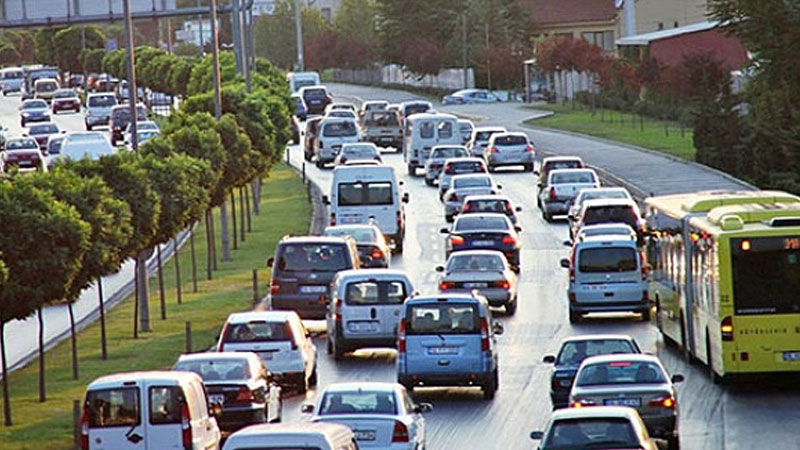
#> input picture Bölüm 7 Evrişimsel Sinir Ağları ile Nesne Tespiti/SSD/img1.jpg, 800 x 450 px, found by its file name
$ python 9_Goruntu_Esikleme.py
#> lines starting #> are read from the running program, lines starting #| are printed output that depends on the picture; after the words box and inside, x2 and y2 are one past the last pixel; in counts of white or black regions, pixels touching at a corner belong together
import cv2
import matplotlib.pyplot as plt

# resmi içeri aktar
img = cv2.imread("img1.jpg")
#> img is the input picture: shape (450, 800, 3); mean B, G, R 108.7, 113.3, 111.6
img = cv2.cvtColor(img,cv2.COLOR_BGR2GRAY)
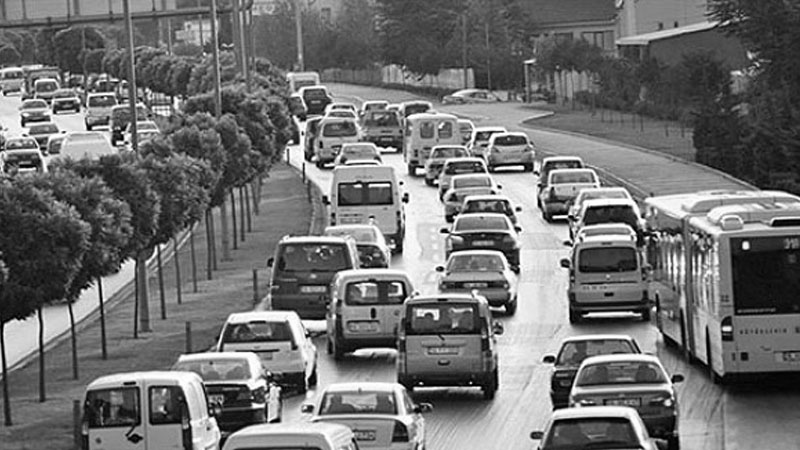
#> img: shape (450, 800); min 0, max 255, mean 112.3


plt.figure()
# cmap= color map
plt.imshow(img, cmap = "gray")
plt.axis("off")
plt.show()

# eşikleme
_, thresh_img = cv2.threshold(img, thresh = 60, maxval = 255, type = cv2.THRESH_BINARY)
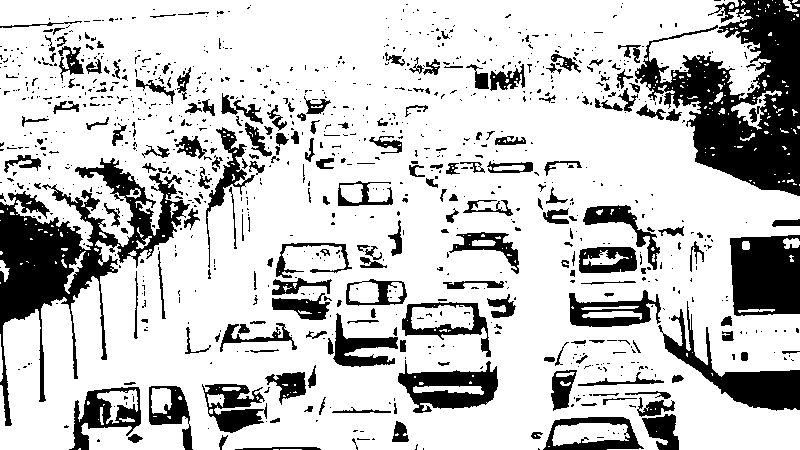
#> thresh_img: shape (450, 800); 77.5% white; 1008 black regions (796 under 20 px), largest, box (x1, y1, x2, y2) and area: (635, 0, 800, 196) 15791, (0, 158, 190, 426) 13634, (730, 235, 800, 316) 4990
plt.figure()
plt.imshow(thresh_img, cmap = "gray")
plt.axis("off")
plt.show()

# uyarlamal eşik değeri
thresh_img2 = cv2.adaptiveThreshold(img, 255, cv2.ADAPTIVE_THRESH_MEAN_C, cv2.THRESH_BINARY, 11,8)
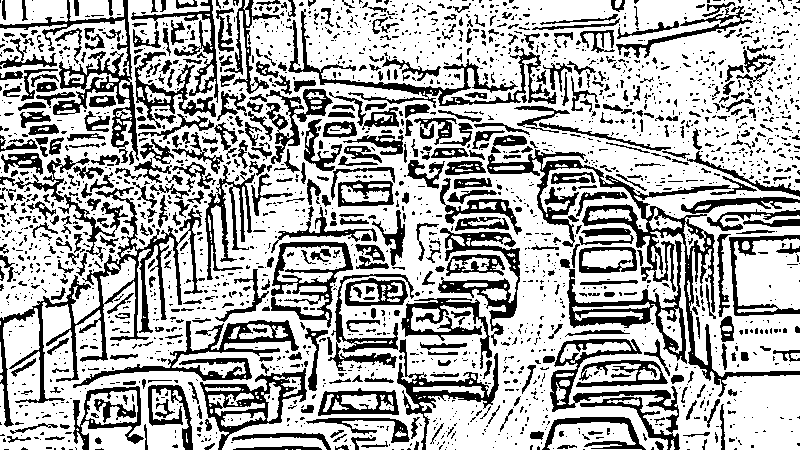
#> thresh_img2: shape (450, 800); 68.5% white; 2235 black regions (1721 under 20 px), largest, box (x1, y1, x2, y2) and area: (487, 149, 800, 397) 6877, (0, 187, 205, 427) 5693, (0, 0, 139, 163) 3357
plt.figure()
plt.imshow(thresh_img2, cmap = "gray")
plt.axis("off")
plt.show()

$ run again, with Bölüm 7 Evrişimsel Sinir Ağları ile Nesne Tespiti/SSD/img4.jpg copied over Bölüm 7 Evrişimsel Sinir Ağları ile Nesne Tespiti/SSD/img1.jpg
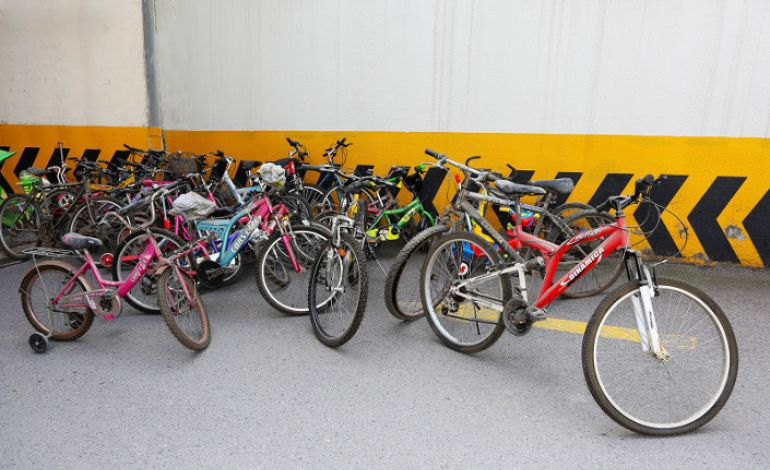
#> input picture Bölüm 7 Evrişimsel Sinir Ağları ile Nesne Tespiti/SSD/img4.jpg, 770 x 470 px, found by its file name
#> img is the input picture: shape (470, 770, 3); mean B, G, R 139.5, 153, 162.7
#> img: shape (470, 770)
#> `_, thresh_img = cv2.threshold(img, thresh = 60, maxval = 255, type = c..`:
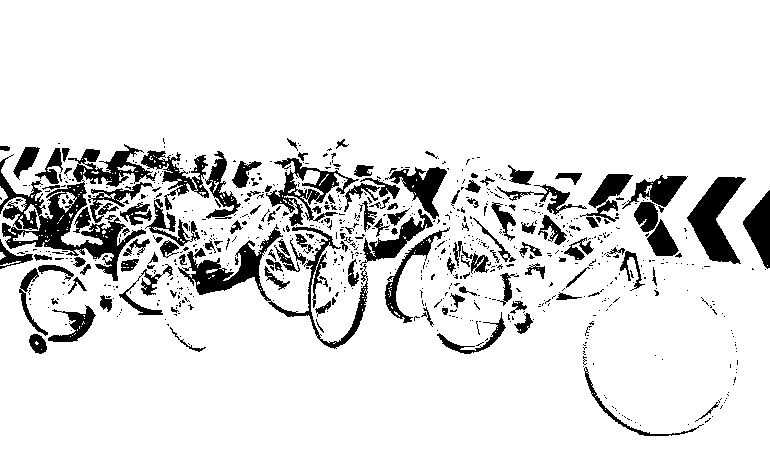
#> thresh_img: shape (470, 770); 88.5% white; 746 black regions (611 under 20 px), largest, box (x1, y1, x2, y2) and area: (0, 144, 157, 281) 5962, (178, 224, 368, 349) 3691, (687, 177, 746, 264) 2438
#> `thresh_img2 = cv2.adaptiveThreshold(img, 255, cv2.ADAPTIVE_THRESH_MEAN..`:
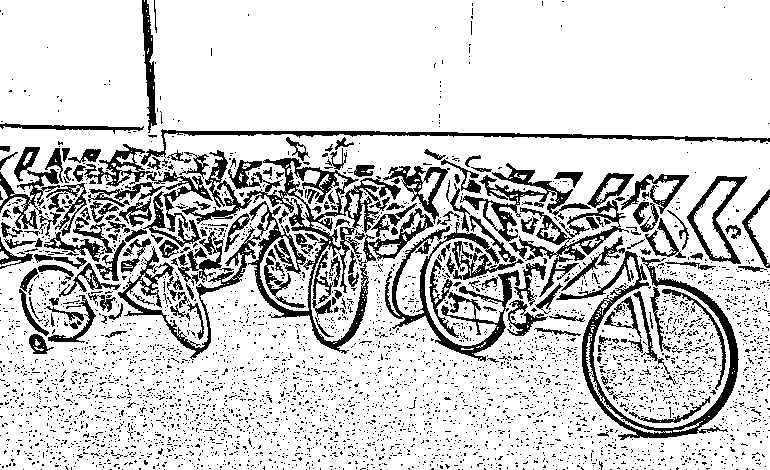
#> thresh_img2: shape (470, 770); 81.3% white; 3977 black regions (3784 under 20 px), largest, box (x1, y1, x2, y2) and area: (118, 150, 401, 360) 9668, (556, 236, 739, 440) 5005, (385, 222, 520, 362) 3451
